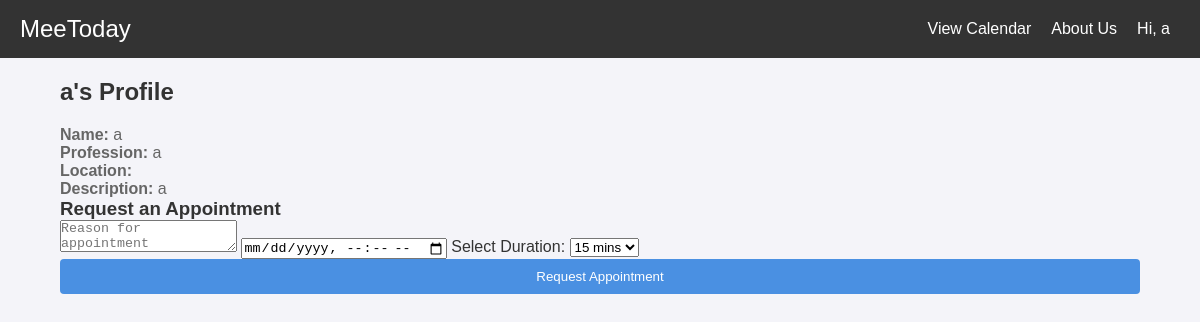
The page /profile/1/ (signed in) on the database as committed earlier.
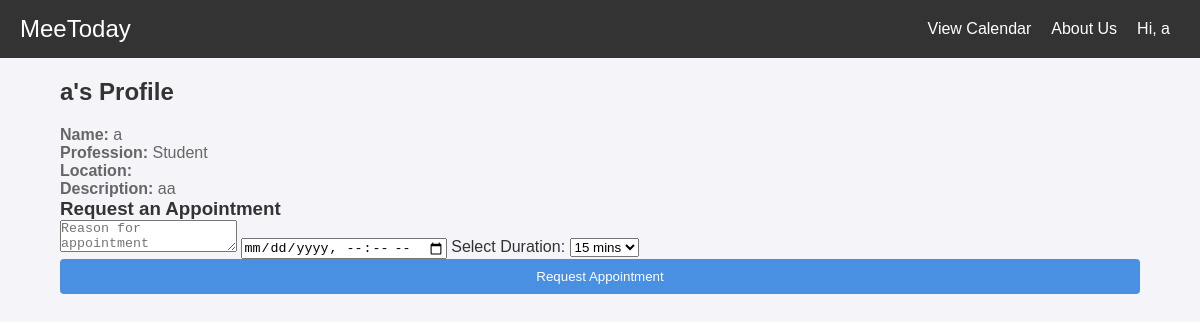
The same page on the database as committed later.
### appointments/models.py (models this page shows, shortened)
class UserProfile(models.Model):
    user = models.OneToOneField(User, on_delete=models.CASCADE)
    name = models.CharField(max_length=100)
    phone_number = models.CharField(max_length=15, unique=True, blank=True, null=True)
    email = models.EmailField(unique=True, blank=True, null=True)
    date_of_birth = models.DateField(null=True, blank=True)
    sex = models.CharField(
        max_length=10,
        choices=[('Male', 'Male'), ('Female', 'Female'), ('NoPrefer', 'NoPrefer')],
        default='Not Specified'
    )
    age = models.PositiveIntegerField(null=True, blank=True)
    address = models.TextField(blank=True)
    city = models.CharField(max_length=100, blank=True)
    state = models.CharField(max_length=100, blank=True)
    district = models.CharField(max_length=100, blank=True)
    pincode = models.CharField(max_length=10, blank=True)
    profession = models.CharField(
        max_length=20,
        choices=[('Student', 'Student'), ('Professional', 'Professional')],
        blank=True
    )
    designation = models.CharField(max_length=100, blank=True)
    company = models.CharField(max_length=100, blank=True)
    university = models.CharField(max_length=100, blank=True)
    field_of_study = models.CharField(max_length=100, blank=True)
    description = models.TextField(blank=True)
    photo = models.ImageField(upload_to='profile_pics/', blank=True, null=True)

### appointments/views.py (the view, shortened to what this page needs)
# urls.py: path('profile/<int:user_id>/', views.profile_view, name='profile'),
@login_required
def profile_view(request, user_id):
    user_profile = UserProfile.objects.get(user_id=user_id)
    received_requests = Appointment.objects.filter(recipient=request.user, status='pending')
    return render(request, 'profile.html', {'profile': user_profile, 'received_requests': received_requests})

### appointments/templates/profile.html (shortened to what this page needs)
{% extends 'base.html' %}
{% block content %}
    <h2>{{ profile.user.username }}'s Profile</h2>
    <p><strong>Name:</strong> {{ profile.user.username }}</p>
    <p><strong>Profession:</strong> {{ profile.profession }}</p>
    <p><strong>Location:</strong> {{ profile.location }}</p>
    <p><strong>Description:</strong> {{ profile.description }}</p>
    <form method="POST">
        <h3>Request an Appointment</h3>
        <textarea name="reason" placeholder="Reason for appointment" required></textarea>
        <input type="datetime-local" name="date" required>
        <label for="duration">Select Duration:</label>
        <select name="duration" required>
            <option value="15">15 mins</option>
        </select>
        <button type="submit">Request Appointment</button>
    </form>
{% endblock %}

### appointments/templates/base.html (shortened to what this page needs)
{% load static %}
<!DOCTYPE html>
<html lang="en">
<head>
    <link href='https://cdn.jsdelivr.net/npm/fullcalendar@5.9.0/main.min.css' rel='stylesheet' />
    <link rel="stylesheet" href="{% static 'style.css' %}">
</head>
<body>
    <nav class="navbar">
        <div class="logo">
            <a href="{% url 'home' %}">MeeToday</a>
        </div>
        <div class="menu">
            {% if user.is_authenticated %}
                <a href="{% url 'calendar' %}" class="nav-link">View Calendar</a>
                <a href="{% url 'about_us' %}" class="nav-link">About Us</a>
                <div class="dropdown">
                    <button class="dropbtn">Hi, {{ user.username }}</button>
                </div>
            {% else %}
                <a href="{% url 'login' %}" class="nav-link">Login</a>
                <a href="{% url 'register' %}" class="nav-link">Register</a>
            {% endif %}
        </div>
    </nav>
    <div class="container">
        {% block content %}
        {% endblock %}
    </div>
</body>
</html>

### appointments/static/style.css (style rules this page uses)
* { margin: 0; padding: 0; box-sizing: border-box; }
body { font-family: Arial, sans-serif; background-color: #f4f4f9; color: #333; margin: 0; padding: 0; }
.container { width: 90%; max-width: 1200px; margin: 20px auto; }
body { font-family: Arial, sans-serif; color: #333; margin: 0; padding: 0; }
.navbar { display: flex; justify-content: space-between; align-items: center; background-color: #333; color: #fff; padding: 10px 20px; }
.navbar .logo a { font-size: 1.5rem; color: #fff; text-decoration: none; }
.navbar .menu { display: flex; align-items: center; }
.navbar .nav-link { color: #fff; text-decoration: none; margin: 0 10px; }
.dropdown { position: relative; display: inline-block; }
.dropdown .dropbtn { background-color: #333; color: white; padding: 10px; font-size: 1rem; border: none; cursor: pointer; }
h2 { color: #333; margin-bottom: 20px; }
p { color: #666; }
form button { padding: 10px 20px; background-color: #4a90e2; color: white; border: none; border-radius: 4px; cursor: pointer; width: 100%; }

Rows that differ between the two databases and show on the page:
changed UserProfile: profession "a" → "Student"; description "a" → "aa"
